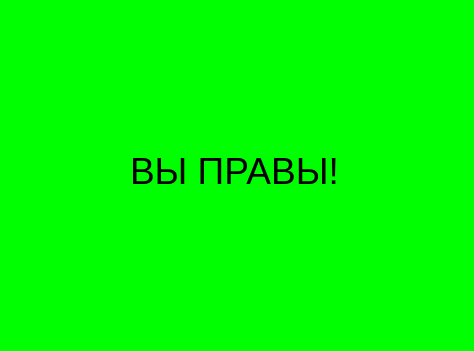
<?xml version="1.0" encoding="UTF-8"?>
<ui version="4.0">
 <class>Dialog</class>
 <widget class="QDialog" name="Dialog">
  <property name="geometry">
   <rect>
    <x>0</x>
    <y>0</y>
    <width>474</width>
    <height>351</height>
   </rect>
  </property>
  <property name="palette">
   <palette>
    <active>
     <colorrole role="Base">
      <brush brushstyle="SolidPattern">
       <color alpha="255">
        <red>255</red>
        <green>255</green>
        <blue>255</blue>
       </color>
      </brush>
     </colorrole>
     <colorrole role="Window">
      <brush brushstyle="SolidPattern">
       <color alpha="255">
        <red>0</red>
        <green>255</green>
        <blue>0</blue>
       </color>
      </brush>
     </colorrole>
    </active>
    <inactive>
     <colorrole role="Base">
      <brush brushstyle="SolidPattern">
       <color alpha="255">
        <red>255</red>
        <green>255</green>
        <blue>255</blue>
       </color>
      </brush>
     </colorrole>
     <colorrole role="Window">
      <brush brushstyle="SolidPattern">
       <color alpha="255">
        <red>0</red>
        <green>255</green>
        <blue>0</blue>
       </color>
      </brush>
     </colorrole>
    </inactive>
    <disabled>
     <colorrole role="Base">
      <brush brushstyle="SolidPattern">
       <color alpha="255">
        <red>0</red>
        <green>255</green>
        <blue>0</blue>
       </color>
      </brush>
     </colorrole>
     <colorrole role="Window">
      <brush brushstyle="SolidPattern">
       <color alpha="255">
        <red>0</red>
        <green>255</green>
        <blue>0</blue>
       </color>
      </brush>
     </colorrole>
    </disabled>
   </palette>
  </property>
  <property name="windowTitle">
   <string>Dialog</string>
  </property>
  <widget class="QLabel" name="label">
   <property name="geometry">
    <rect>
     <x>130</x>
     <y>110</y>
     <width>291</width>
     <height>121</height>
    </rect>
   </property>
   <property name="font">
    <font>
     <pointsize>28</pointsize>
    </font>
   </property>
   <property name="text">
    <string>ВЫ ПРАВЫ!</string>
   </property>
  </widget>
 </widget>
 <resources/>
 <connections/>
</ui>
